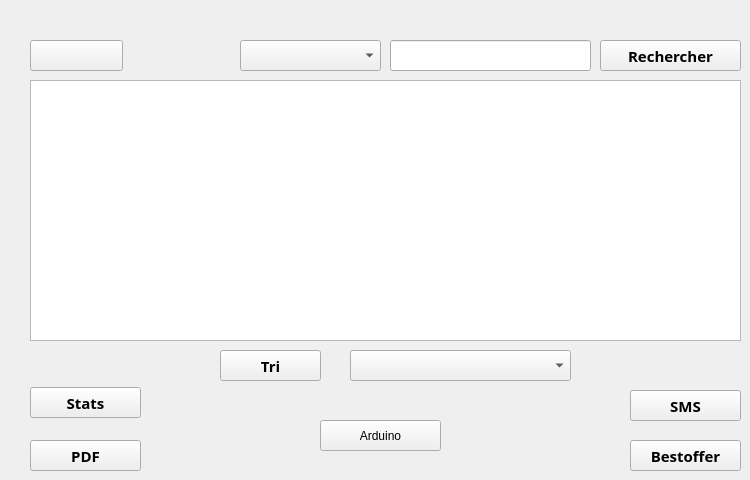
      <widget class="QWidget" name="tab_14">
       <attribute name="title">
        <string>afficher</string>
       </attribute>
       <widget class="QPushButton" name="pushButton_partenaire_stats">
        <property name="geometry">
         <rect>
          <x>30</x>
          <y>387</y>
          <width>111</width>
          <height>31</height>
         </rect>
        </property>
        <property name="font">
         <font>
          <family>MS Reference Sans Serif</family>
          <pointsize>11</pointsize>
          <weight>75</weight>
          <bold>true</bold>
         </font>
        </property>
        <property name="text">
         <string>Stats</string>
        </property>
        <property name="icon">
         <iconset>
          <normaloff>../../../Downloads/pngwing.com (4).png</normaloff>../../../Downloads/pngwing.com (4).png</iconset>
        </property>
        <property name="iconSize">
         <size>
          <width>20</width>
          <height>20</height>
         </size>
        </property>
       </widget>
       <widget class="QPushButton" name="pushButton_partenaire_pdf">
        <property name="geometry">
         <rect>
          <x>30</x>
          <y>440</y>
          <width>111</width>
          <height>31</height>
         </rect>
        </property>
        <property name="font">
         <font>
          <family>MS Reference Sans Serif</family>
          <pointsize>11</pointsize>
          <weight>75</weight>
          <bold>true</bold>
         </font>
        </property>
        <property name="text">
         <string>PDF</string>
        </property>
        <property name="icon">
         <iconset>
          <normaloff>../../../Downloads/pngwing.com (3).png</normaloff>../../../Downloads/pngwing.com (3).png</iconset>
        </property>
        <property name="iconSize">
         <size>
          <width>22</width>
          <height>22</height>
         </size>
        </property>
       </widget>
       <widget class="QPushButton" name="pushButton_partenaire_tri">
        <property name="geometry">
         <rect>
          <x>220</x>
          <y>350</y>
          <width>101</width>
          <height>31</height>
         </rect>
        </property>
        <property name="font">
         <font>
          <family>MS Reference Sans Serif</family>
          <pointsize>11</pointsize>
          <weight>75</weight>
          <bold>true</bold>
         </font>
        </property>
        <property name="text">
         <string>Tri</string>
        </property>
       </widget>
       <widget class="QTableView" name="tableView_partenaire">
        <property name="geometry">
         <rect>
          <x>30</x>
          <y>80</y>
          <width>711</width>
          <height>261</height>
         </rect>
        </property>
       </widget>
       <widget class="QPushButton" name="pushButton_partenaire_rechercher">
        <property name="geometry">
         <rect>
          <x>600</x>
          <y>40</y>
          <width>141</width>
          <height>31</height>
         </rect>
        </property>
        <property name="font">
         <font>
          <family>MS Reference Sans Serif</family>
          <pointsize>11</pointsize>
          <weight>75</weight>
          <bold>true</bold>
         </font>
        </property>
        <property name="text">
         <string>Rechercher</string>
        </property>
        <property name="icon">
         <iconset>
          <normaloff>../../../Downloads/pngwing.com (6).png</normaloff>../../../Downloads/pngwing.com (6).png</iconset>
        </property>
        <property name="iconSize">
         <size>
          <width>20</width>
          <height>20</height>
         </size>
        </property>
       </widget>
       <widget class="QPushButton" name="pushButton_partenaire_reset">
        <property name="geometry">
         <rect>
          <x>30</x>
          <y>40</y>
          <width>93</width>
          <height>31</height>
         </rect>
        </property>
        <property name="text">
         <string/>
        </property>
        <property name="icon">
         <iconset>
          <normaloff>../../../Downloads/pngwing.com (7).png</normaloff>../../../Downloads/pngwing.com (7).png</iconset>
        </property>
        <property name="iconSize">
         <size>
          <width>30</width>
          <height>30</height>
         </size>
        </property>
       </widget>
       <widget class="QPushButton" name="pushButton_19">
        <property name="geometry">
         <rect>
          <x>630</x>
          <y>390</y>
          <width>111</width>
          <height>31</height>
         </rect>
        </property>
        <property name="font">
         <font>
          <family>MS Reference Sans Serif</family>
          <pointsize>11</pointsize>
          <weight>75</weight>
          <bold>true</bold>
         </font>
        </property>
        <property name="text">
         <string>SMS</string>
        </property>
        <property name="icon">
         <iconset>
          <normaloff>../../../Downloads/pngwing.com (5).png</normaloff>../../../Downloads/pngwing.com (5).png</iconset>
        </property>
        <property name="iconSize">
         <size>
          <width>22</width>
          <height>22</height>
         </size>
        </property>
       </widget>
       <widget class="QPushButton" name="pushButton_20">
        <property name="geometry">
         <rect>
          <x>630</x>
          <y>440</y>
          <width>111</width>
          <height>31</height>
         </rect>
        </property>
        <property name="font">
         <font>
          <family>MS Reference Sans Serif</family>
          <pointsize>11</pointsize>
          <weight>75</weight>
          <bold>true</bold>
         </font>
        </property>
        <property name="text">
         <string>Bestoffer</string>
        </property>
       </widget>
       <widget class="QComboBox" name="comboBox_tri_partenaire">
        <property name="geometry">
         <rect>
          <x>350</x>
          <y>350</y>
          <width>221</width>
          <height>31</height>
         </rect>
        </property>
        <property name="font">
         <font>
          <family>MS Reference Sans Serif</family>
          <pointsize>11</pointsize>
         </font>
        </property>
       </widget>
       <widget class="QLineEdit" name="lineEdit_R_partenaire">
        <property name="geometry">
         <rect>
          <x>390</x>
          <y>40</y>
          <width>201</width>
          <height>31</height>
         </rect>
        </property>
       </widget>
       <widget class="QPushButton" name="pushButton_Arduino">
        <property name="geometry">
         <rect>
          <x>320</x>
          <y>420</y>
          <width>121</width>
          <height>31</height>
         </rect>
        </property>
        <property name="text">
         <string>Arduino</string>
        </property>
       </widget>
       <widget class="QComboBox" name="comboBox_recherche_partenaire">
        <property name="geometry">
         <rect>
          <x>240</x>
          <y>40</y>
          <width>141</width>
          <height>31</height>
         </rect>
        </property>
       </widget>
      </widget>
